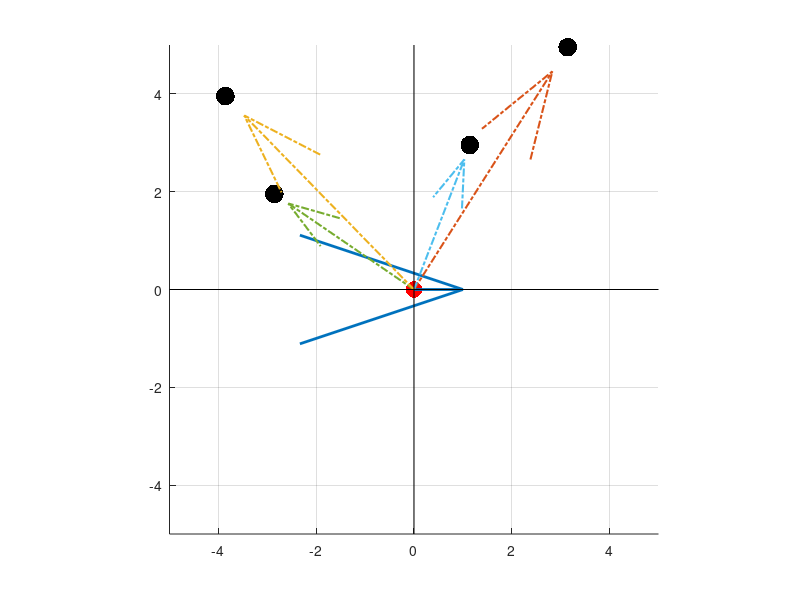

The MATLAB source for this figure: (Note: this script raises an error after producing the figure.)
clear all; clc; close all;

%%
global nd num_modes;
ng = 4; %number of goals. is a fixed parameter
num_modes = 2;
nd = 2; %dimensionality of the problem.
sig_t = 0.1; %std deviation for the entropy measurement.
xg_t = [randsample(-4:4, ng);randsample(-4:4, ng)] + rand(2,1) - rand(2,1); %random goal positions. These will be treated as fixed parameters.
% xg_t= [3,-3;
%     3,3;
%     3, -3;
%     -3, -3;]';
% xr_t = [randsample(-4:4, 1);randsample(-4:4, 1)] + rand(2,1) - rand(2,1); %random current robot position. FIM would be evaluated at this robot position
xr_t = [0,0]';
uh_t = [1,0]'; % user control command

%%
%PLOT GOALS AND ROBOT and UH
figure;
scatter(xg_t(1,1:ng), xg_t(2,1:ng), 180, 'k', 'filled'); grid on; hold on;
scatter(xr_t(1), xr_t(2), 140, 'r', 'filled');
quiver(xr_t(1), xr_t(2), uh_t(1), uh_t(2), 0, 'LineWidth', 2, 'MaxHeadSize', 2); %current robot velocity arrow
for i=1:ng %vectors connecting robot and goals.
    quiver(xr_t(1), xr_t(2), xg_t(1,i) - xr_t(1), xg_t(2,i) - xr_t(2), 'LineWidth', 1.5, 'LineStyle', '-.');
end
xrange = [-5,5]; %set axis limits
yrange = [-5,5];
line(xrange, [0,0], 'Color', 'k'); %draw x and y axes.
line([0,0], yrange, 'Color', 'k');
axis([xrange, yrange]);
axis square;

%%
%symbolic variables.
xr = sym('xr', [nd,1], 'real');
uh = sym('uh', [nd,1], 'real');
sig = sym('sig', 'real');
% normuh = uh/norm(uh);
normuh = uh;
xgs = sym(zeros(nd, ng));
normxs = sym(zeros(nd, ng)); %unit vector connecting each goal in xgs and xr. There will be ng such unit vectors and each will have two components
cos_ths = sym(zeros(1, ng));
cgs = sym(zeros(1, ng));
pcgs = sym(zeros(1,ng));
for i=1:ng
    xgs(:, i) = sym(sprintf('xg%d', i), [nd,1], 'real'); %each goal location is a 2d vector xg1 = [xg11, xg12], xg2 = [xg21, xg22] and so on and so forth
    normxs(:, i) = simplify((xgs(:,i)-xr)/norm(xgs(:,i)-xr));
    cos_ths(i) = simplify(dot(normxs(:,i), normuh));
    cgs(i) = simplify((1 + cos_ths(i))/2);
end

% cgs = subs(cgs, xr, xr_t);
% cgs = subs(cgs, uh, uh_t);
% for i=1:ng
%     cgs = subs(cgs, xgs(:, i), xg_t(:, i));
% end

%Confidences as probabilities.
for i=1:ng
    pcgs(i) = cgs(i)/sum(cgs);
end
upsilon = simplify(sum(pcgs.*log2(pcgs))); %negative of entropy of prob distribution
% PHI_UH_THETA = upsilon;
PHI_UH_THETA = (1/sig^2)*jacobian(gradient(upsilon, uh), uh); %Fisher Information NMatrix. 2 by 2 because this is a 2D problem.

% upsilon = subs(upsilon, xr, xr_t);
% upsilon = subs(upsilon, sig, sig_t);
% upsilon = subs(upsilon, uh, uh_t); %substitute a control command
% for i=1:ng
%     upsilon = subs(upsilon, xgs(:, i), xg_t(:,i));
% end
%%

%substitute theta parameters
PHI_UH_THETA = subs(PHI_UH_THETA, sig, sig_t);
for i=1:ng
    PHI_UH_THETA = subs(PHI_UH_THETA, xgs(:,i) , xg_t(:, i));
end
%PHI FOR U_1
uh_U1 = [1, 0; -1, 0]';
bias_term = 10^-16;
c1 = subs(PHI_UH_THETA, uh, [1, bias_term]');
c2 = subs(PHI_UH_THETA, uh, [-1, bias_term]');
PHI_U1 = 0.5*c1 + 0.5*c2;
%PHI FOR U_2
uh_U2 = [0, 1; 0, -1]';
c1 = subs(PHI_UH_THETA, uh, [bias_term, 1]');
c2 = subs(PHI_UH_THETA, uh, [-bias_term,-1]');
PHI_U2 = 0.5*c1 + 0.5*c2;
%%


PHI_U1_FINAL = subs(PHI_U1, xr, xr_t);
PHI_U2_FINAL = subs(PHI_U2, xr, xr_t);

EID_U1 = det(eval(PHI_U1_FINAL));
EID_U2 = det(eval(PHI_U2_FINAL));
EID_US = [EID_U1; EID_U2];
%%
disp(EID_US);
compute_best_mode(EID_US);
fprintf('The Disambiguation metric values for the control modes \n')
% disp(EID_US);
% thresh = 10^-3;
% diff_p = squareform(pdist(EID_US)/max(abs(EID_US)));
% inds = find(diff_p < thresh);
% if length(inds) > nd
%     fprintf('Control Mode 1 and 2 disambiguate equally!\n');
% else
%     fprintf('Control mode %s disambiguates the best \n', num2str(find(EID_US == max(EID_US))));
% end


%%
% if EID_U1 - EID_U2 > 10^-2
%     fprintf('Control Mode 1 disambiguates better\n');
% elseif EID_U1 - EID_U2 < -10^-2
%     fprintf('Control Mode 2 disambiguates better\n');
% else
%     fprintf('Control Mode 1 and 2 disambiguate equally!\n');
% end
% fprintf('EIDU1 - EIDU2 = %f\n', EID_U1 - EID_U2);
% %SAmple points in workspace uniformly. Plot pointcloud for this 2d case.
%%
min_ws = -4;
max_ws = 4;
num_steps = 9;
step_size = (max_ws - min_ws)/num_steps;
ax_p = (min_ws:step_size:max_ws)' +0.001;
[X,Y] = meshgrid(ax_p);
ws_points = [X(:) Y(:)];
disamb_modes = zeros(size(ws_points, 1), 1);
%%
for i=1:size(ws_points,1)

    xr_t = ws_points(i, :)';

    PHI_U1_FINAL = subs(PHI_U1, xr, xr_t);
    PHI_U2_FINAL = subs(PHI_U2, xr, xr_t);

    EID_U1 = det(eval(PHI_U1_FINAL));
    EID_U2 = det(eval(PHI_U2_FINAL));
    EID_US = [EID_U1; EID_U2];

    disamb_modes(i) = compute_best_mode(EID_US);
%     disp(i)
end

%
%%
figure;grid on; hold on;
colors = {[1,0,0], [0,1,0], [0,0,1], [1,1,0], [1,0,1], [0,1,1], [0.08,0.08,0.08]};

for i=1:length(colors)
    scatter(ws_points(disamb_modes == i, 1), ws_points(disamb_modes == i, 2), 70, colors{i}, 'filled'); hold on;
end
scatter(xg_t(1,1:ng), xg_t(2,1:ng), 180, 'k', 'filled');

xrange = [-5.5,5.5]; %set axis limits
yrange = [-5.5,5.5];
line(xrange, [0,0], 'Color', 'r'); %draw x and y axes.
line([0,0], yrange, 'Color', 'g');
axis([xrange, yrange]);
legend('Mode 1', 'Mode 2', 'Equivalent');
axis square;
xlabel('Spatial X'); ylabel('Spatial Y'); title('Best Disamb Control Modes');

function best_val = compute_best_mode(EID_US)
%
%     fprintf('The Disambiguation metric values for the control modes \n')
%     disp(EID_US);
    global num_modes;
    thresh = 10^-3;
    diff_p = squareform(pdist(EID_US)/max(abs(EID_US)));
    inds = find(diff_p < thresh);
    if length(inds) > num_modes
        fprintf('Control Mode 1 and 2 disambiguate equally!\n');
        best_val = 3;
    else
        fprintf('Control mode %s disambiguates the best \n', num2str(find(EID_US == max(EID_US))));
        best_val =  find(EID_US == max(EID_US));
    end

end
